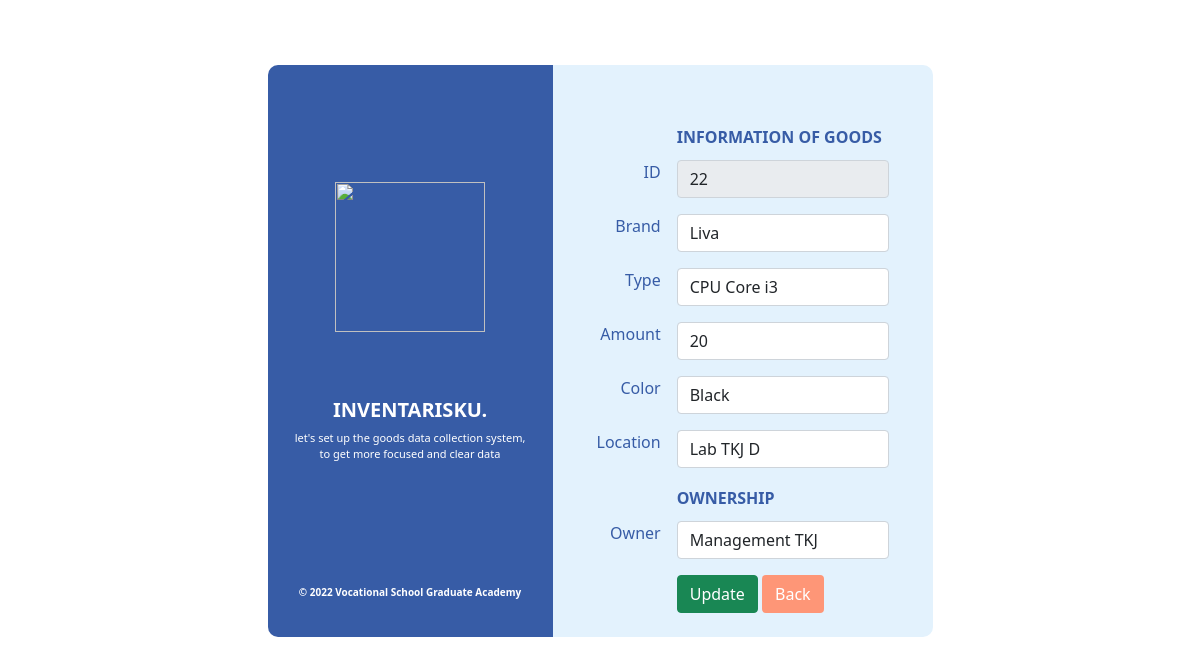
Screenshot of /update.php?updateid=22 with the database file from the repository.
### tables this page shows
CREATE TABLE `inventaris` (
  `id` int(50) NOT NULL,
  `brand` varchar(50) NOT NULL,
  `type` varchar(50) NOT NULL,
  `amount` varchar(50) NOT NULL,
  `color` varchar(50) NOT NULL,
  `owner` varchar(50) NOT NULL,
  `location` varchar(50) NOT NULL
);

### update.php (the view, shortened to what this page needs)
<?php
include 'db-conn.php';
$id = $_GET['updateid'];
if(isset($_GET['updateid'])){
    $id = $_GET['updateid'];
} else {
    echo "<script>alert('Nomor Barang Belum Dipilih');document.location='index.php';</script>";
}
    $sql = "SELECT * FROM inventaris WHERE id='$id'";
    $result = mysqli_query($conn, $sql);
    $data = mysqli_fetch_array($result);
?>
<!DOCTYPE html>
<html lang="en">
<head>
    <link href="https://cdn.jsdelivr.net/npm/bootstrap@5.1.3/dist/css/bootstrap.min.css" rel="stylesheet">
</head>
<body>
<div class="container" style="margin-top:65px;">
        <div class="row justify-content-md-center" >
            <div class="col-md-3 text-white" style="background-color: #375ca6; border-radius: 10px 0px 0px 10px; text-align: center;">
                <img src="img/inventaris.png" style="width: 150px; height: 150px; margin-top: 45%;">
                <h5 style="margin-top: 25%;"><strong>INVENTARISKU.</strong></h5>
                <p style="font-size:11px; margin-top:3%;">let's set up the goods data collection system,<br>to get more focused and clear data</p>
                <p style="font-size:10px; margin-top: 47%;"><strong>&copy; 2022 Vocational School Graduate Academy</strong></p>
            </div>
            <div class="col-md-4" style="border-radius: 0px 10px 10px 0px; background-color:#e3f2fd;">
                <div class="container-sm">
                <div class="mt-3 mb-3">
                <form action="" method="post">
                    <table class="table table-borderless" style="margin:auto; margin-top:55px; text-align: right; color: #375ca6;">
                        <tbody>
                            <tr>
                                <td></td>
                                <td><h6 style="text-align: left; margin-bottom: -3px;"><strong>INFORMATION OF GOODS</strong></h6></td>
                            </tr>
                        <tr>
                            <td><label for="id" class="form-label">ID</label></td>
                            <td><input type="text" class="form-control" id="id" name="id" value="<?php echo $data['id'];?>" readonly></td>
                        </tr>
                        <tr>
                            <td><label for="brand" class="form-label">Brand</label></td>
                            <td><input type="text" class="form-control" id="brand" name="brand" value="<?php echo $data['brand'];?>" required></td>
                        </tr>
                        <tr>
                            <td><label for="type" class="form-label">Type</label></td>
                            <td><input type="text" class="form-control" id="type" name="type" value="<?php echo $data['type']; ?>" required></td>
                        </tr>
                        <tr>
                            <td><label for="amount" class="form-label">Amount</label></td>
                            <td><input type="text" class="form-control" id="amount" name="amount" value="<?php echo $data['amount']; ?>" required></td>
                        </tr>
                        <tr>
                            <td><label for="color" class="form-label">Color</label></td>
                            <td> <input type="text" class="form-control" id="color" name="color" value="<?php echo $data['color']; ?>" required></td>
                        </tr>
                        <tr>
                            <td><label for="location" class="form-label">Location</label></td>
                            <td><input type="text" class="form-control" id="location" name="location" value="<?php echo $data['location']; ?>" required></td>
                        </tr>
                        <tr>
                            <td></td>
                            <td><h6 style="text-align: left; margin-top:5px; margin-bottom: -3px;"><strong>OWNERSHIP</strong></h6></td>
                        </tr>
                        <tr>
                            <td><label for="owner" class="form-label">Owner</label></td>
                            <td><input type="text" class="form-control" id="owner" name="owner" value="<?php echo $data['owner']; ?>" required></td>
                        </tr>
                        <tr>
                            <td></td>
                        <td style="text-align: left;">
                            <button type="submit" class="btn btn-success" name="update" id="update">Update</button>
                            <a href="index.php"><input type="button" class="btn text-white" style="background-color: #fe9677;" name="back" id="back" value="Back"></a>
                        </td>
                        </tr>
                    </tbody>
                    </table>
            </form>
                </div>
            </div>
        </div>
</body>
</html>

### rows the page displays
inventaris: id "22", brand "Liva", type "CPU Core i3", amount "20", color "Black", location "Lab TKJ D", owner "Management TKJ"
